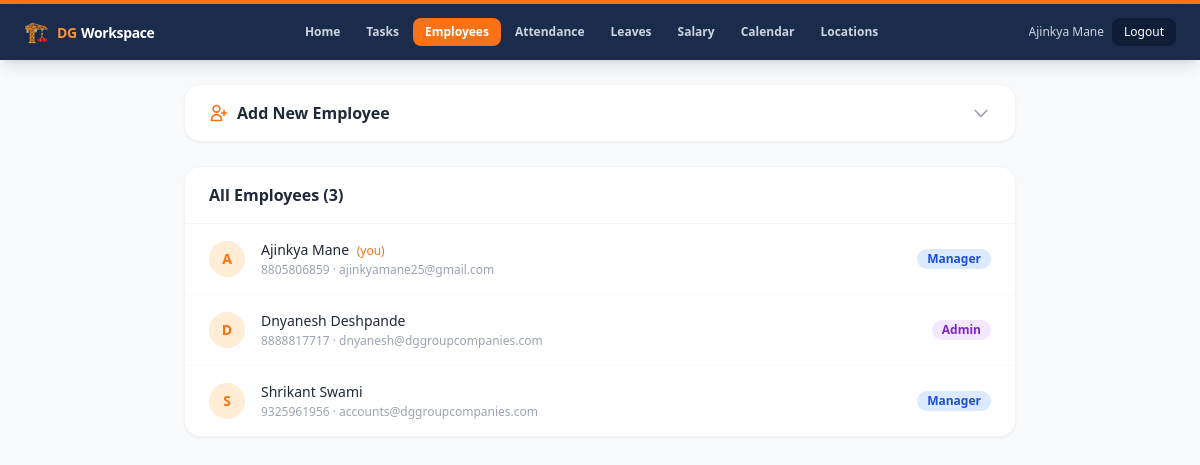
Page /employees (signed in) on the committed database.
### tables this page shows
CREATE TABLE employees (
            id INTEGER PRIMARY KEY AUTOINCREMENT,
            name TEXT NOT NULL,
            mobile TEXT NOT NULL UNIQUE,
            email TEXT,
            role TEXT NOT NULL DEFAULT 'employee', -- employee, manager, hr, admin
            password_hash TEXT NOT NULL,
            manager_id INTEGER,
            created_at DATETIME DEFAULT CURRENT_TIMESTAMP
        , department TEXT, designation TEXT, date_of_joining TEXT, location_id INTEGER, date_of_birth TEXT, uan_number TEXT, pan_number TEXT);

### app.py (the view)
@app.route("/employees")
@login_required
def employees_list():
    user = current_user()
    if user["role"] not in ("admin", "manager"):
        flash("Access denied.", "error")
        return redirect(url_for("dashboard"))
    db = get_db()
    emps = db.execute(
        "SELECT * FROM employees ORDER BY name ASC"
    ).fetchall()
    locations = db.execute(
        "SELECT id, name FROM locations WHERE is_active=1 ORDER BY name"
    ).fetchall()
    today_mmdd = datetime.now().strftime("%m-%d")
    return render_template("employees.html", user=user, employees=emps,
                           locations=locations, today_mmdd=today_mmdd)

### app.py (called while the page is built)
def get_db():
    if "db" not in g:
        g.db = sqlite3.connect(DB_PATH)
        g.db.row_factory = sqlite3.Row
    return g.db

def current_user():
    uid = session.get("user_id")
    if not uid:
        return None
    db = get_db()
    row = db.execute(
        "SELECT * FROM employees WHERE id = ?", (uid,)
    ).fetchone()
    return row

def login_required(view):
    from functools import wraps
    @wraps(view)
    def wrapped(*args, **kwargs):
        if not current_user():
            return redirect(url_for("login", next=request.path))
        return view(*args, **kwargs)
    return wrapped

### templates/employees.html (shortened to what this page needs)
<!doctype html>
<html lang="en">
<head>
  <script src="https://cdn.tailwindcss.com"></script>
</head>
<body class="bg-gray-50 min-h-screen">
  {% include '_nav.html' %}
  <div class="max-w-4xl mx-auto px-4 sm:px-6 lg:px-8 py-6 space-y-6">
    <div class="bg-white rounded-2xl shadow-sm border border-gray-100">
      <button onclick="toggleAddForm()"
        class="w-full flex items-center justify-between px-6 py-4 text-left focus:outline-none">
        <div class="flex items-center gap-2">
          <svg class="w-5 h-5 text-orange-500" fill="none" stroke="currentColor" viewBox="0 0 24 24">
            <path stroke-linecap="round" stroke-linejoin="round" stroke-width="2"
              d="M18 9v3m0 0v3m0-3h3m-3 0h-3m-2-5a4 4 0 11-8 0 4 4 0 018 0zM3 20a6 6 0 0112 0v1H3v-1z"/>
          </svg>
          <span class="font-semibold text-gray-800">Add New Employee</span>
        </div>
        <svg id="arrow-icon" class="w-5 h-5 text-gray-400 transition-transform duration-200"
          fill="none" stroke="currentColor" viewBox="0 0 24 24">
          <path stroke-linecap="round" stroke-linejoin="round" stroke-width="2" d="M19 9l-7 7-7-7"/>
        </svg>
      </button>
    </div>
    <div class="bg-white rounded-2xl shadow-sm border border-gray-100">
      <div class="px-6 py-4 border-b border-gray-100">
        <h2 class="font-semibold text-gray-800">All Employees ({{ employees | length }})</h2>
      </div>
      {% if employees %}
        <div class="divide-y divide-gray-50">
          {% for emp in employees %}
          <div class="flex items-center gap-4 px-6 py-4 hover:bg-gray-50 transition">
            <div class="flex-shrink-0 w-9 h-9 rounded-full bg-orange-100 flex items-center justify-center text-orange-500 font-bold text-sm">
              {{ emp.name[0] | upper }}
            </div>
            <div class="flex-1 min-w-0">
              <p class="font-medium text-gray-800 text-sm">{{ emp.name }}
                {% if emp.id == user.id %}
                  <span class="ml-1 text-xs text-orange-500">(you)</span>
                {% endif %}
              </p>
              <p class="text-xs text-gray-400 mt-0.5">
                {{ emp.mobile }}{% if emp.email %} &middot; {{ emp.email }}{% endif %}
              </p>
            </div>
            <span class="text-xs font-semibold px-2.5 py-0.5 rounded-full
              {% if emp.role == 'admin' %}bg-purple-100 text-purple-700
              {% elif emp.role == 'manager' %}bg-blue-100 text-blue-700
              {% else %}bg-gray-100 text-gray-500{% endif %}">
              {{ emp.role | title }}
            </span>
          </div>
          {% endfor %}
        </div>
      {% else %}
        <div class="py-12 text-center text-gray-400 text-sm">No employees yet.</div>
      {% endif %}
    </div>
  </div>
</body>
</html>

### templates/_nav.html (shortened to what this page needs)
<nav class="bg-[#1B2B4B] shadow-lg">
  <div class="max-w-7xl mx-auto px-4 sm:px-6 flex items-center justify-between h-14 gap-3">
    <a href="{{ url_for('dashboard') }}" class="flex items-center gap-2 flex-shrink-0">
      <span class="text-xl leading-none">🏗️</span>
      <div class="leading-tight hidden sm:block">
        <span class="text-orange-400 font-black text-sm tracking-tight">DG</span>
        <span class="text-white font-semibold text-sm tracking-tight"> Workspace</span>
      </div>
    </a>
    <div class="flex items-center gap-0.5 overflow-x-auto flex-1 justify-center" style="scrollbar-width:none">
      {% set ep = request.endpoint %}
      <a href="{{ url_for('dashboard') }}"
        class="flex-shrink-0 text-xs font-semibold px-3 py-1.5 rounded-lg transition
          {% if ep == 'dashboard' %}bg-orange-500 text-white{% else %}text-slate-300 hover:text-white hover:bg-[#243a5e]{% endif %}">
        Home
      </a>
      <a href="{{ url_for('tasks_list') }}"
        class="flex-shrink-0 text-xs font-semibold px-3 py-1.5 rounded-lg transition
          {% if ep in ('tasks_list', 'task_detail') %}bg-orange-500 text-white{% else %}text-slate-300 hover:text-white hover:bg-[#243a5e]{% endif %}">
        Tasks
      </a>
      {% if user.role in ('admin', 'manager') %}
      <a href="{{ url_for('employees_list') }}"
        class="flex-shrink-0 text-xs font-semibold px-3 py-1.5 rounded-lg transition
          {% if ep == 'employees_list' %}bg-orange-500 text-white{% else %}text-slate-300 hover:text-white hover:bg-[#243a5e]{% endif %}">
        Employees
      </a>
      {% endif %}
      <a href="{{ url_for('attendance_view') }}"
        class="flex-shrink-0 text-xs font-semibold px-3 py-1.5 rounded-lg transition
          {% if ep == 'attendance_view' %}bg-orange-500 text-white{% else %}text-slate-300 hover:text-white hover:bg-[#243a5e]{% endif %}">
        Attendance
      </a>
      <a href="{{ url_for('leaves_view') }}"
        class="flex-shrink-0 text-xs font-semibold px-3 py-1.5 rounded-lg transition
          {% if ep == 'leaves_view' %}bg-orange-500 text-white{% else %}text-slate-300 hover:text-white hover:bg-[#243a5e]{% endif %}">
        Leaves
      </a>
      {% if user.role in ('admin', 'manager', 'hr') %}
      <a href="{{ url_for('salary_view') }}"
        class="flex-shrink-0 text-xs font-semibold px-3 py-1.5 rounded-lg transition
          {% if ep == 'salary_view' %}bg-orange-500 text-white{% else %}text-slate-300 hover:text-white hover:bg-[#243a5e]{% endif %}">
        Salary
      </a>
      {% endif %}
      <a href="{{ url_for('calendar_view') }}"
        class="flex-shrink-0 text-xs font-semibold px-3 py-1.5 rounded-lg transition
          {% if ep == 'calendar_view' %}bg-orange-500 text-white{% else %}text-slate-300 hover:text-white hover:bg-[#243a5e]{% endif %}">
        Calendar
      </a>
      {% if user.role in ('admin', 'manager') %}
      <a href="{{ url_for('locations_list') }}"
        class="flex-shrink-0 text-xs font-semibold px-3 py-1.5 rounded-lg transition
          {% if ep == 'locations_list' %}bg-orange-500 text-white{% else %}text-slate-300 hover:text-white hover:bg-[#243a5e]{% endif %}">
        Locations
      </a>
      {% endif %}
    </div>
    <div class="flex items-center gap-2 flex-shrink-0">
      <span class="text-slate-300 text-xs hidden md:block truncate max-w-[120px]">{{ user.name }}</span>
      <a href="{{ url_for('logout') }}"
        class="text-xs bg-[#0F1E36] hover:bg-black text-white px-3 py-1.5 rounded-lg transition">
        Logout
      </a>
    </div>
  </div>
</nav>

### rows in the picture
employees: name "Ajinkya Mane", name "A", shows "(you)", mobile "8805806859", email "ajinkyamane25@gmail.com", role "Manager"
employees: name "D", name "Dnyanesh Deshpande", mobile "8888817717", email "dnyanesh@dggroupcompanies.com", role "Admin"
employees: name "S", name "Shrikant Swami", mobile "9325961956", email "accounts@dggroupcompanies.com", role "Manager"

### other values in the picture
{{ employees | length }} "3"
